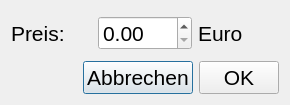
<?xml version="1.0" encoding="UTF-8"?>
<ui version="4.0">
 <class>PrizeCorrection</class>
 <widget class="QDialog" name="PrizeCorrection">
  <property name="geometry">
   <rect>
    <x>0</x>
    <y>0</y>
    <width>290</width>
    <height>105</height>
   </rect>
  </property>
  <property name="windowTitle">
   <string>Preis-Korrektur</string>
  </property>
  <layout class="QVBoxLayout" name="verticalLayout">
   <item>
    <layout class="QHBoxLayout" name="horizontalLayout">
     <item>
      <widget class="QLabel" name="label">
       <property name="font">
        <font>
         <pointsize>16</pointsize>
        </font>
       </property>
       <property name="text">
        <string>Preis:</string>
       </property>
      </widget>
     </item>
     <item>
      <widget class="QDoubleSpinBox" name="doubleSpinBoxPrize">
       <property name="font">
        <font>
         <pointsize>16</pointsize>
        </font>
       </property>
       <property name="maximum">
        <double>999.990000000000009</double>
       </property>
      </widget>
     </item>
     <item>
      <widget class="QLabel" name="label_2">
       <property name="font">
        <font>
         <pointsize>16</pointsize>
        </font>
       </property>
       <property name="text">
        <string>Euro</string>
       </property>
      </widget>
     </item>
    </layout>
   </item>
   <item>
    <layout class="QHBoxLayout" name="horizontalLayout_2">
     <item>
      <spacer name="horizontalSpacer">
       <property name="font">
        <font>
         <pointsize>16</pointsize>
        </font>
       </property>
       <property name="orientation">
        <enum>Qt::Horizontal</enum>
       </property>
       <property name="sizeHint" stdset="0">
        <size>
         <width>40</width>
         <height>20</height>
        </size>
       </property>
      </spacer>
     </item>
     <item>
      <widget class="QPushButton" name="pushButtonCancel">
       <property name="font">
        <font>
         <pointsize>16</pointsize>
        </font>
       </property>
       <property name="text">
        <string>Abbrechen</string>
       </property>
      </widget>
     </item>
     <item>
      <widget class="QPushButton" name="pushButtonOK">
       <property name="font">
        <font>
         <pointsize>16</pointsize>
        </font>
       </property>
       <property name="text">
        <string>OK</string>
       </property>
      </widget>
     </item>
    </layout>
   </item>
  </layout>
 </widget>
 <tabstops>
  <tabstop>pushButtonOK</tabstop>
  <tabstop>pushButtonCancel</tabstop>
  <tabstop>doubleSpinBoxPrize</tabstop>
 </tabstops>
 <resources/>
 <connections/>
</ui>
